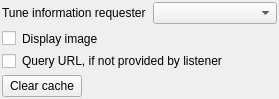
<?xml version="1.0" encoding="UTF-8"?>
<ui version="4.0">
 <class>TuneOptions</class>
 <widget class="QWidget" name="TuneOptions">
  <property name="geometry">
   <rect>
    <x>0</x>
    <y>0</y>
    <width>279</width>
    <height>99</height>
   </rect>
  </property>
  <property name="sizePolicy">
   <sizepolicy hsizetype="Expanding" vsizetype="Preferred">
    <horstretch>0</horstretch>
    <verstretch>0</verstretch>
   </sizepolicy>
  </property>
  <property name="windowTitle">
   <string notr="true">Tune options</string>
  </property>
  <layout class="QGridLayout" name="gridLayout">
   <property name="leftMargin">
    <number>2</number>
   </property>
   <property name="topMargin">
    <number>2</number>
   </property>
   <property name="rightMargin">
    <number>2</number>
   </property>
   <property name="bottomMargin">
    <number>2</number>
   </property>
   <item row="0" column="0" colspan="2">
    <widget class="QLabel" name="lblTuneDataRequester">
     <property name="sizePolicy">
      <sizepolicy hsizetype="Expanding" vsizetype="Preferred">
       <horstretch>0</horstretch>
       <verstretch>0</verstretch>
      </sizepolicy>
     </property>
     <property name="text">
      <string>Tune information requester</string>
     </property>
     <property name="wordWrap">
      <bool>true</bool>
     </property>
    </widget>
   </item>
   <item row="0" column="2">
    <widget class="QComboBox" name="cmbTuneDataRequester">
     <property name="sizePolicy">
      <sizepolicy hsizetype="Preferred" vsizetype="Preferred">
       <horstretch>0</horstretch>
       <verstretch>0</verstretch>
      </sizepolicy>
     </property>
    </widget>
   </item>
   <item row="1" column="0">
    <widget class="QCheckBox" name="cbDisplayImage">
     <property name="sizePolicy">
      <sizepolicy hsizetype="Maximum" vsizetype="Preferred">
       <horstretch>0</horstretch>
       <verstretch>0</verstretch>
      </sizepolicy>
     </property>
     <property name="text">
      <string/>
     </property>
    </widget>
   </item>
   <item row="1" column="1" colspan="2">
    <widget class="QLabel" name="label">
     <property name="sizePolicy">
      <sizepolicy hsizetype="Expanding" vsizetype="Preferred">
       <horstretch>0</horstretch>
       <verstretch>0</verstretch>
      </sizepolicy>
     </property>
     <property name="text">
      <string>Display image</string>
     </property>
     <property name="wordWrap">
      <bool>true</bool>
     </property>
    </widget>
   </item>
   <item row="2" column="0">
    <widget class="QCheckBox" name="cbQueryUrl">
     <property name="sizePolicy">
      <sizepolicy hsizetype="Maximum" vsizetype="Preferred">
       <horstretch>0</horstretch>
       <verstretch>0</verstretch>
      </sizepolicy>
     </property>
     <property name="text">
      <string/>
     </property>
    </widget>
   </item>
   <item row="2" column="1" colspan="2">
    <widget class="QLabel" name="label_2">
     <property name="sizePolicy">
      <sizepolicy hsizetype="Expanding" vsizetype="Preferred">
       <horstretch>0</horstretch>
       <verstretch>0</verstretch>
      </sizepolicy>
     </property>
     <property name="text">
      <string>Query URL, if not provided by listener</string>
     </property>
     <property name="wordWrap">
      <bool>true</bool>
     </property>
    </widget>
   </item>
   <item row="3" column="0" colspan="3">
    <layout class="QHBoxLayout" name="lytClearCache">
     <item>
      <widget class="QPushButton" name="pbClearCache">
       <property name="sizePolicy">
        <sizepolicy hsizetype="Preferred" vsizetype="Preferred">
         <horstretch>0</horstretch>
         <verstretch>0</verstretch>
        </sizepolicy>
       </property>
       <property name="text">
        <string>Clear cache</string>
       </property>
      </widget>
     </item>
     <item>
      <spacer name="horizontalSpacer">
       <property name="orientation">
        <enum>Qt::Horizontal</enum>
       </property>
       <property name="sizeHint" stdset="0">
        <size>
         <width>40</width>
         <height>20</height>
        </size>
       </property>
      </spacer>
     </item>
    </layout>
   </item>
  </layout>
 </widget>
 <resources/>
 <connections/>
</ui>
